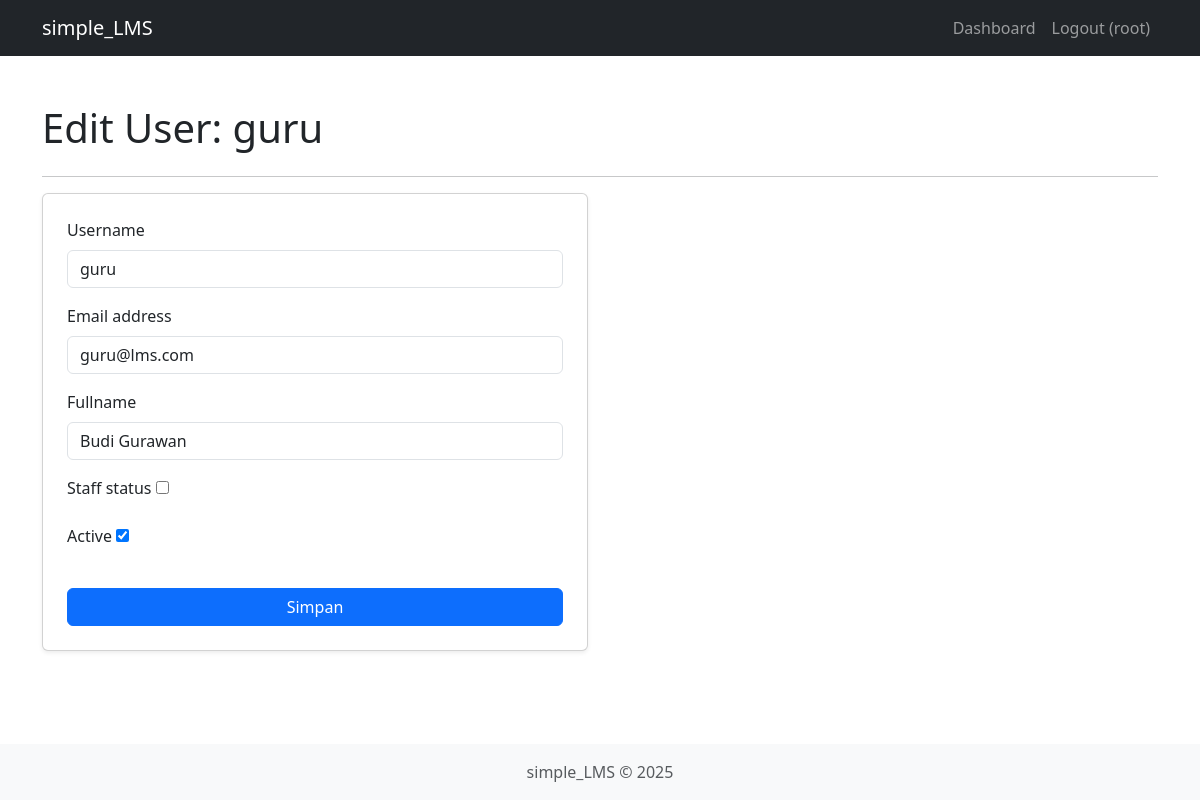
Page /user/update/3/ (signed in) on the committed database.
### users/models.py (models this page shows, shortened)
class User(AbstractUser):
    fullname = models.CharField(max_length=100, blank=True, null=True)
    first_name = None
    last_name = None

### users/views.py (the view)
# urls.py: path('user/update/<int:pk>/', views.user_update, name='user_update'),
@login_required
@user_passes_test(is_superuser, login_url='/login/')
def user_update(request, pk):
    user = get_object_or_404(User, pk=pk)
    if request.method == 'POST':
        form = UserManagementForm(request.POST, instance=user)
        if form.is_valid():
            form.save()
            messages.success(request, f'Data user {user.username} berhasil diperbarui.')
            return redirect('dashboard')
    else:
        form = UserManagementForm(instance=user)
    context = {'form': form, 'title': f'Edit User: {user.username}'}
    return render(request, 'users/user_form.html', context)

### users/forms.py
class UserManagementForm(forms.ModelForm):
    class Meta:
        model = User
        fields = ('username', 'email', 'fullname', 'is_staff', 'is_active')
        widgets = {
            'username': forms.TextInput(attrs={'class': 'form-control'}),
            'email': forms.EmailInput(attrs={'class': 'form-control'}),
            'fullname': forms.TextInput(attrs={'class': 'form-control'}),
        }

### users/views.py (called while the page is built)
def is_superuser(user):
    return user.is_superuser

### users/templates/users/user_form.html (shortened to what this page needs)
{% extends 'base.html' %}
{% block content %}
<div class="container mt-5">
    <h1 class="mb-4">{{ title }}</h1>
    <hr>
    <div class="row">
        <div class="col-md-6">
            <div class="card p-4 shadow-sm">
                <form method="POST">
                    {% for field in form %}
                        <div class="mb-3">
                            <label for="{{ field.id_for_label }}" class="form-label">{{ field.label }}</label>
                            {{ field }}
                        </div>
                    {% endfor %}
                    <div class="d-grid">
                        <button type="submit" class="btn btn-primary mt-3">Simpan</button>
                    </div>
                </form>
            </div>
        </div>
    </div>
</div>
{% endblock content %}

### templates/base.html (shortened to what this page needs)
<!DOCTYPE html>
<html lang="en">
<head>
    <link href="https://cdn.jsdelivr.net/npm/bootstrap@5.3.3/dist/css/bootstrap.min.css"
          rel="stylesheet"
>
</head>
<body>
    <nav class="navbar navbar-expand-lg navbar-dark bg-dark">
        <div class="container">
            <a class="navbar-brand" href="{% url 'dashboard' %}">simple_LMS</a>
            <div class="collapse navbar-collapse" id="navbarNav">
                <ul class="navbar-nav ms-auto">
                    {% if user.is_authenticated %}
                        <li class="nav-item">
                            <a class="nav-link" href="{% url 'dashboard' %}">Dashboard</a>
                        </li>
                        <li class="nav-item">
                            <a class="nav-link" href="{% url 'logout' %}">Logout ({{ user.username }})</a>
                        </li>
                    {% endif %}
                </ul>
            </div>
        </div>
    </nav>
    <main>
        {% block content %}{% endblock content %}
    </main>
    <footer class="footer mt-auto py-3 bg-light fixed-bottom">
      <div class="container text-center">
        <span class="text-muted">simple_LMS &copy; 2025</span>
      </div>
    </footer>
</body>
</html>

### rows in the picture
User: username "root"
User: form "guru" "guru@lms.com" "Budi Gurawan" "☑"

### other values in the picture
{{ title }} "Edit User: guru"
{{ field.label }} "Username" "Email address" "Fullname" "Staff status" "Active"
